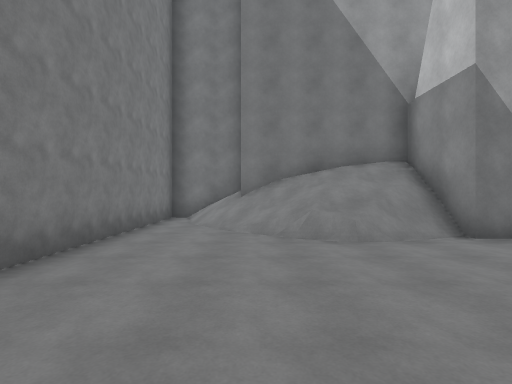
View 1 (above)

23 first-person views from a walk through a Unity game level. The camera is 1.5 m above the floor, looks level and sees 80° across. The floor is counted in squares, 2 m on a side. Each view is taken from the middle of a square. On the plan, view 1 faces up. The plan holds only what a view shows up to about 10 squares ahead; the rest is blank. The place goes on beyond the plan. The player character is not drawn. Some surface patterns are stand-ins.

View 2
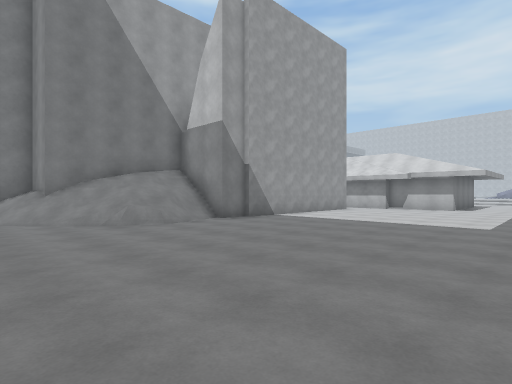

View 3
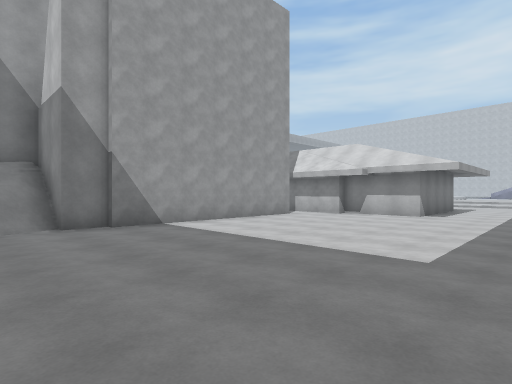

View 4
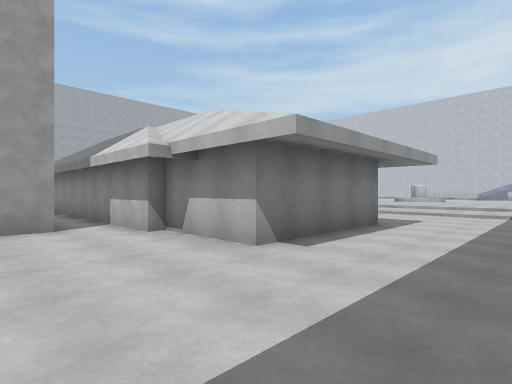

View 5
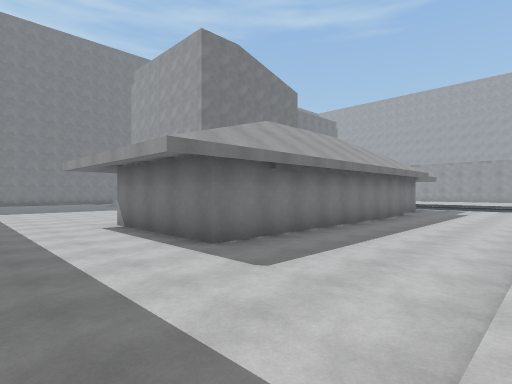

View 6
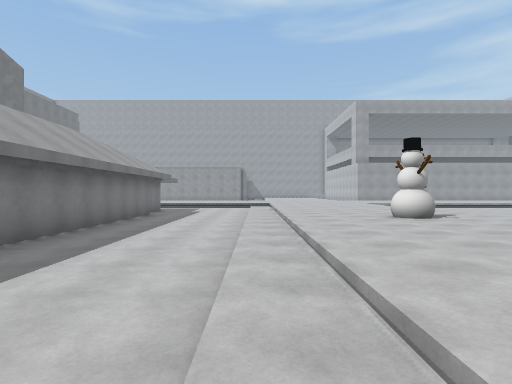

View 7
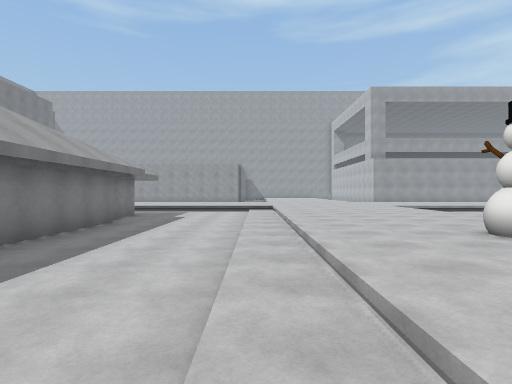

View 8
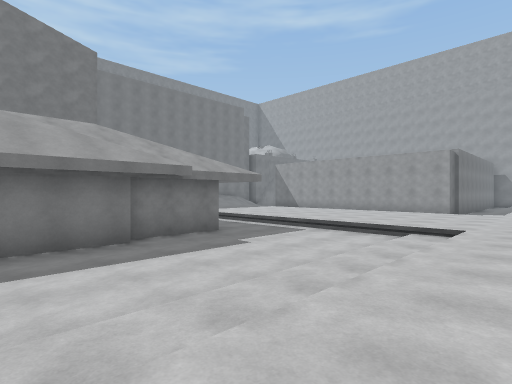

View 9
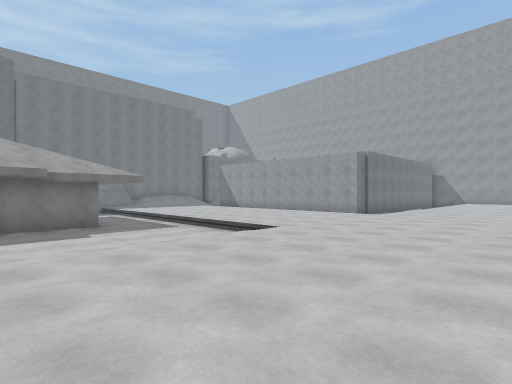

View 10
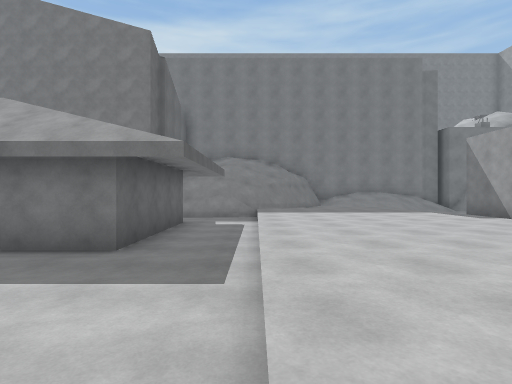

View 11
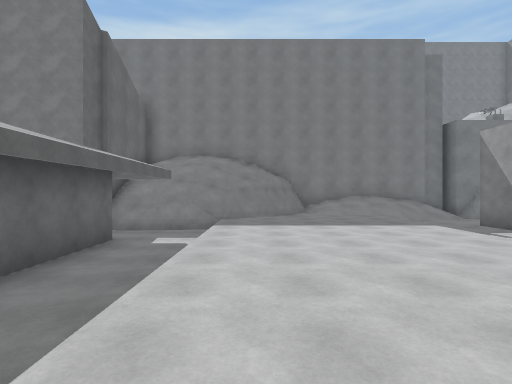

View 12
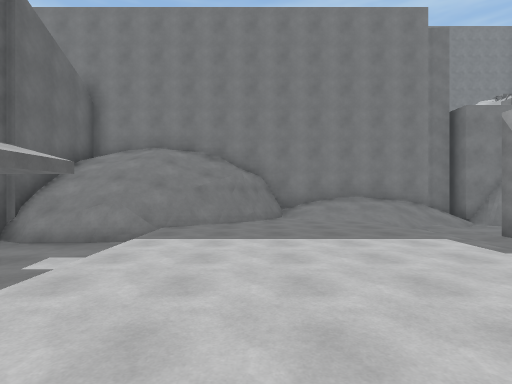

View 13
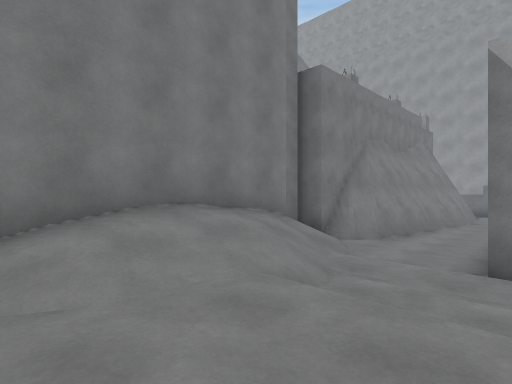

View 14
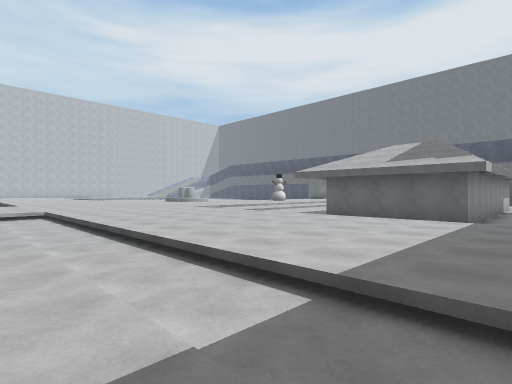

View 15
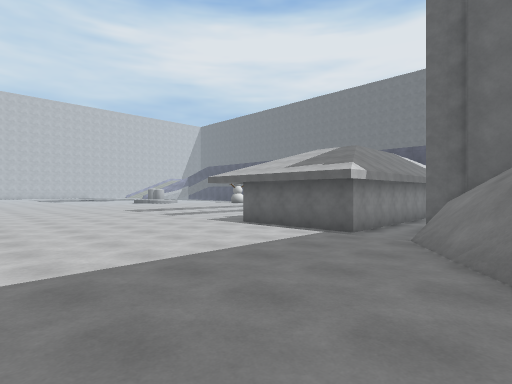

View 16
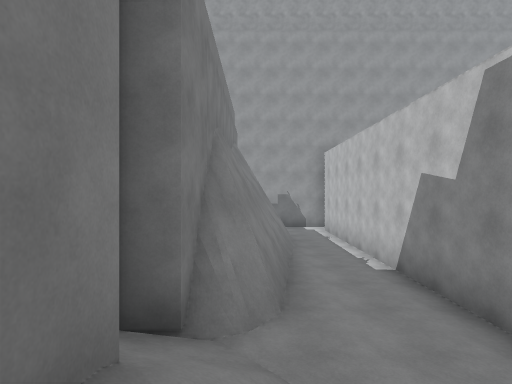

View 17
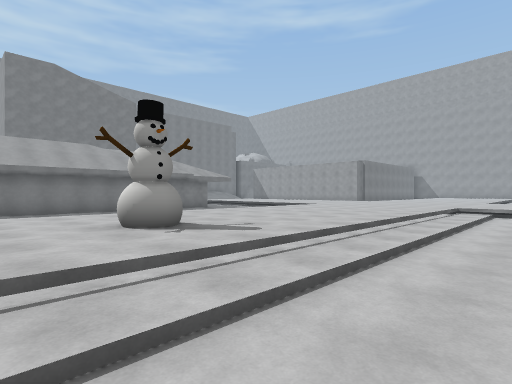

View 18
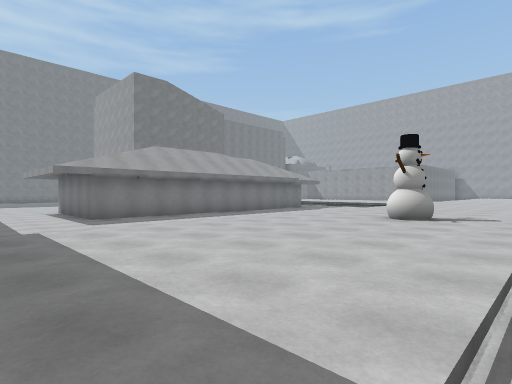

View 19
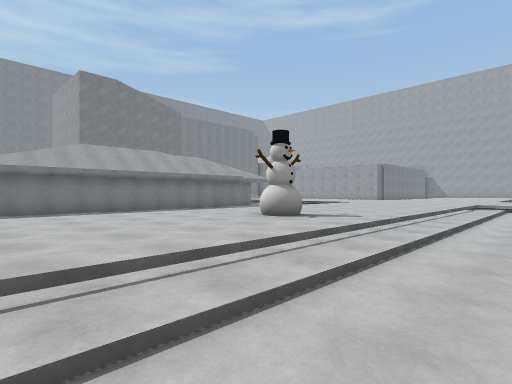

View 20
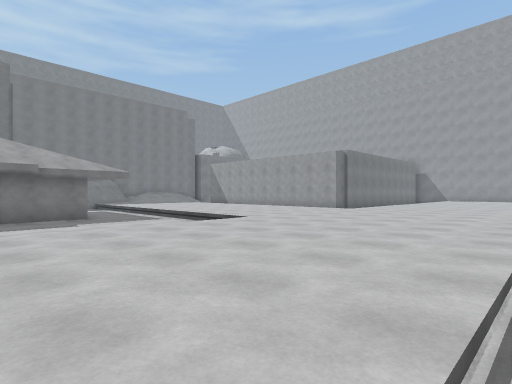

View 21
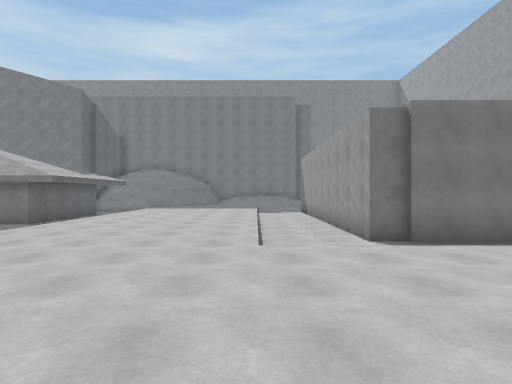

View 22
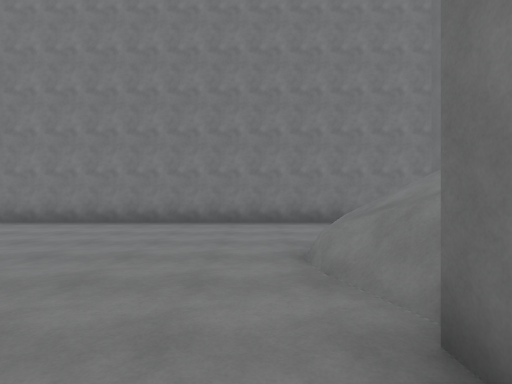

View 23
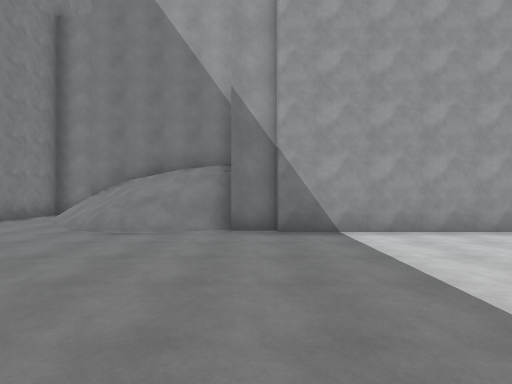

### Floor plan
Key: @ floor where view 1 was taken; # wall or solid block; . main floor; : floor 0.5 m higher than the main floor; + floor 3.25 m higher than the main floor; * floor 3.5 m higher than the main floor; / step, stairs or slope; = window, fence, low wall or low ledge; B building; O other object.
Columns run from 3 left of view 1 to 28 right of it. Each row starts with its distance up from view 1.
 29            #.
 28           ##.
 27           #..
 26           #..
 25           #..
 24          ##..
 23          ##..
 22          //..B        # ::
 21          #//////////////:::::
 20          #//............:::::
 19          #//////////////:::::
 18          #/::::::::::::::::::
 17          #/::::::::::::::::::
 16          ###:::::::::::::::::
 15            #=::::::::::::::::::
 14           ###///////////::::://
 13          # *#=........./:::::/.
 12          # + =.####..../:::::/.
 11          #BBB..#  #..../:::::/.
 10              B.#  #..../:::::/.
  9 ####         B.#  ##.../:::::/.
  8 #./#         B.#   #.../:::::/..
  7 #./#####     B.#   #.../:::::/..
  6 #..////B     B.#   #.../:::::/..
  5 #...=//B     B.#   #.../:::O:/..
  4 #..............#   #.../:::::/..
  3 #..............#   #.../:::::/..
  2 #..............#   #.../:::::/..
  1 #..............#####.../:::::/..
  0 #..@.................../:::::/..
 -1 #....................../:::::/
 -2 #.......... .........../:::::/

Positions as (right, up) in squares from view 1, and headings:
1: (0, 0), facing up
2: (-2, -2), facing up-right
3: (2, -2), facing up-right
4: (9, -2), facing up-right
5: (20, -2), facing up-left
6: (20, -2), facing up
7: (20, 1), facing up
8: (22, 7), facing up-left
9: (25, 9), facing up-left
10: (20, 14), facing left
11: (18, 15), facing left
12: (16, 16), facing left
13: (10, 17), facing up-left
14: (10, 21), facing down-right
15: (8, 19), facing down-right
16: (7, 20), facing up
17: (28, 3), facing up-left
18: (26, -2), facing up-left
19: (28, 0), facing up-left
20: (26, 9), facing up-left
21: (25, 19), facing left
22: (5, 4), facing left
23: (4, -1), facing up
